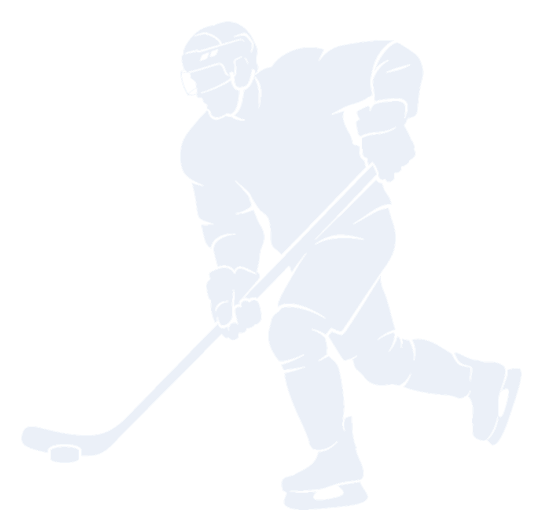
#> input picture hockey-figure.png, 1086 x 1063 px (shown at 1/2 size)
$ python make-hockey-masks.py
#> lines starting #> are read from the running program, lines starting #| are printed output that depends on the picture; after the words box and inside, x2 and y2 are one past the last pixel; in counts of white or black regions, pixels touching at a corner belong together
# Cuts the 9 body-region masks (hockey-seg-<slot>.png) out of hockey-figure.png via
# nearest-anchor (Voronoi) assignment + Gaussian feathering. Anchors are PERCENT of the figure
# frame (see _hockey_grid.png). Body-map (hockey-literal):
#   iq=helmet (reading the ice), physical=shoulders (the check), clutch=chest (heart),
#   playmaking=gloves/hands (the dish), shotpower=shooting arm, sniping=stick blade + puck,
#   frame=core/hips, motor=thighs + stride leg (ice time is legs), defense=shin pads + skates
#   (shot blocks + edges).
import numpy as np
from PIL import Image, ImageFilter

ANCHORS = [
    (39, 8, 'iq'), (43, 13, 'iq'),
    (62, 9, 'physical'), (71, 13, 'physical'), (56, 13, 'physical'),
    (52, 24, 'clutch'), (57, 30, 'clutch'),
    (75, 28, 'playmaking'), (44, 56, 'playmaking'), (48, 59, 'playmaking'),
    (37, 32, 'shotpower'), (40, 42, 'shotpower'), (43, 50, 'shotpower'),
    (57, 40, 'frame'), (63, 47, 'frame'),
    (62, 57, 'motor'), (70, 64, 'motor'), (78, 70, 'motor'),
    (59, 77, 'defense'), (61, 86, 'defense'), (87, 77, 'defense'), (93, 82, 'defense'),
    (28, 74, 'sniping'), (18, 81, 'sniping'), (9, 84, 'sniping'), (12, 87, 'sniping'),
]
SLOTS = ['iq', 'physical', 'clutch', 'playmaking', 'shotpower', 'frame', 'motor', 'defense', 'sniping']
PALETTE = [(255,90,90),(255,170,60),(255,230,70),(120,230,120),(90,200,255),(150,140,255),(240,120,220),(255,255,255),(120,255,210)]

fig = Image.open('hockey-figure.png').convert('RGBA')
#> fig is the input picture: PIL image 1086x1063 RGBA; mean R, G, B, A 65.6, 67, 69.2, 67.2
W, H = fig.size
#> W = 1086; H = 1063
A = np.array(fig.split()[-1])
body = A > 20
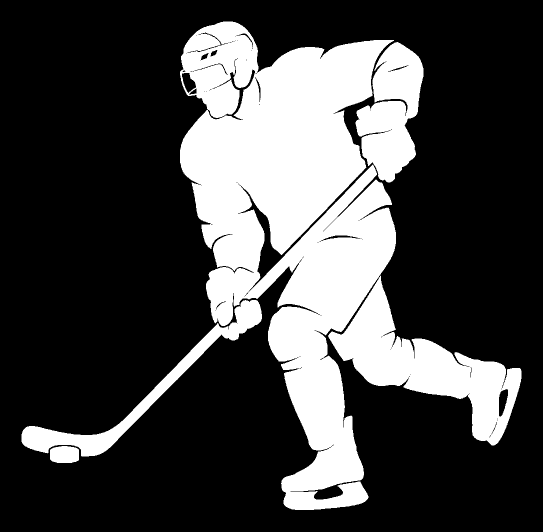
#> body: shape (1063, 1086) bool (shown at 1/2 size); 26.9% white; 5 white regions, box (x1, y1, x2, y2) and area: (360, 43, 792, 1020) 226068, (656, 551, 1043, 891) 42536, (711, 84, 847, 365) 23396, (43, 600, 524, 913) 16652, (100, 892, 158, 926) 1763

ax = np.array([a[0] / 100 * W for a in ANCHORS])
ay = np.array([a[1] / 100 * H for a in ANCHORS])
ys, xs = np.mgrid[0:H, 0:W]
best = np.full((H, W), 1e18); lab = np.full((H, W), -1, dtype=int)
for i in range(len(ANCHORS)):
    d = (xs - ax[i]) ** 2 + (ys - ay[i]) ** 2
    m = d < best; best[m] = d[m]; lab[m] = i
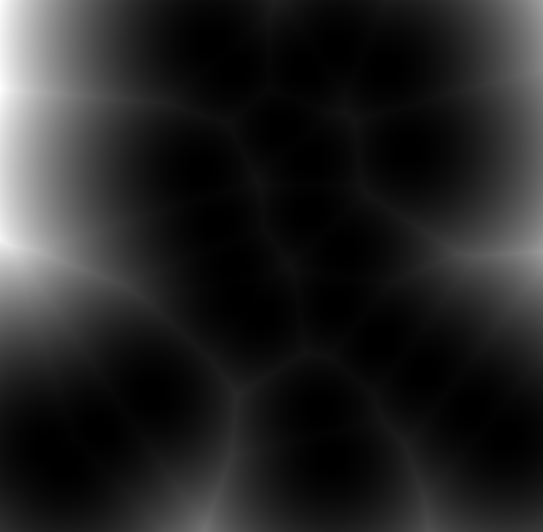
#> best: shape (1063, 1086) float64 (shown at 1/2 size); min 0.0104, max 187842.8, mean 26458.2; drawn with min black and max white
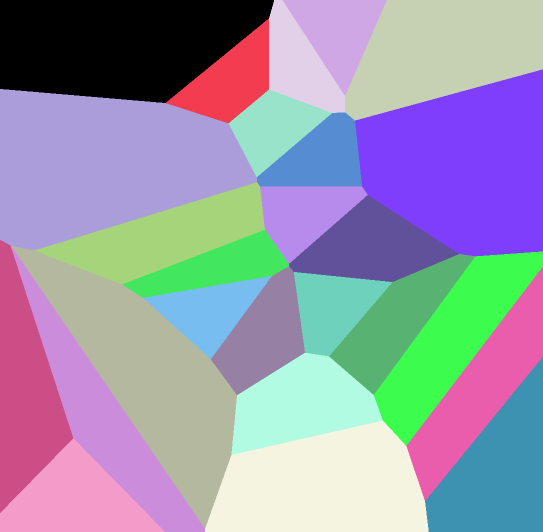
#> lab: shape (1063, 1086) int64 (shown at 1/2 size); 26 distinct labels, from 0 to 25; one colour per label, 0 black

preview = Image.new('RGBA', (W, H), (16, 22, 33, 255))
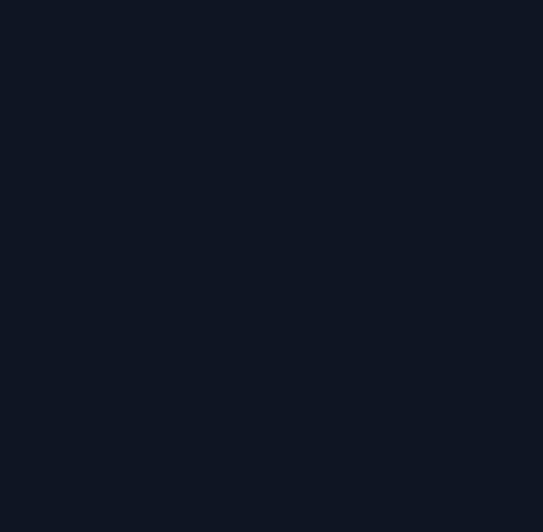
#> preview: PIL image 1086x1063 RGBA (shown at 1/2 size); mean R, G, B, A 16, 22, 33, 255
for si, slot in enumerate(SLOTS):
    idxs = [i for i, a in enumerate(ANCHORS) if a[2] == slot]
    mask = (np.isin(lab, idxs) & body).astype('uint8') * 255
    blurred = np.array(Image.fromarray(mask, 'L').filter(ImageFilter.GaussianBlur(12)))
    clipped = np.minimum(blurred, A).astype('uint8')
    out = Image.new('RGBA', (W, H), PALETTE[si] + (0,))
    out.putalpha(Image.fromarray(clipped, 'L'))
    out.save(f'hockey-seg-{slot}.png')
    preview.alpha_composite(out)
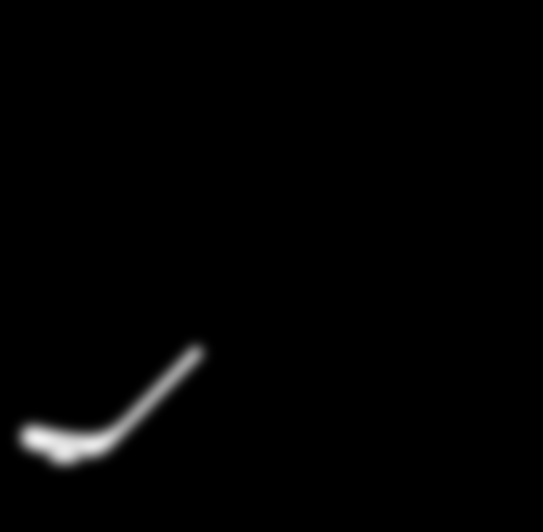
#> blurred: shape (1063, 1086) (shown at 1/2 size); min 0, max 241, mean 3
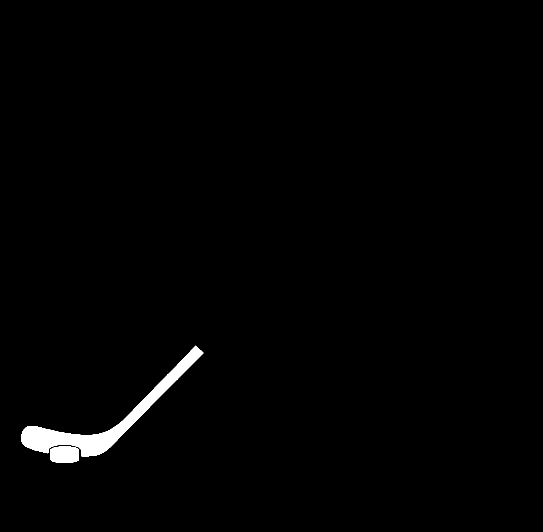
#> mask: shape (1063, 1086) (shown at 1/2 size); 1.2% white; 2 white regions, box (x1, y1, x2, y2) and area: (43, 691, 407, 913) 11819, (100, 892, 158, 926) 1763
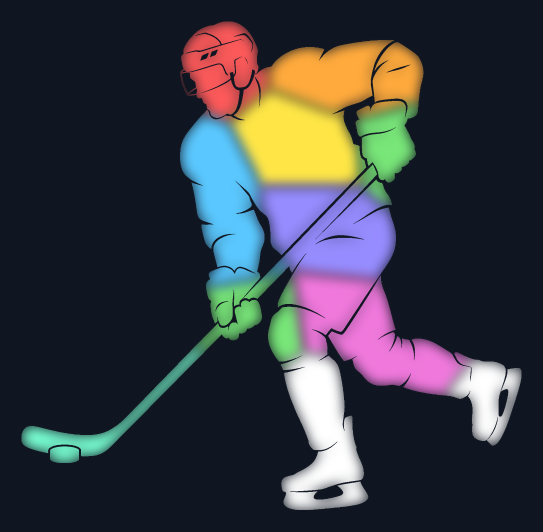
#> preview: PIL image 1086x1063 RGBA (shown at 1/2 size); mean R, G, B, A 58, 59.5, 66.2, 255
preview.convert('RGB').save('_hockey_regions.png')
print('wrote 9 hockey-seg-*.png + _hockey_regions.png')
